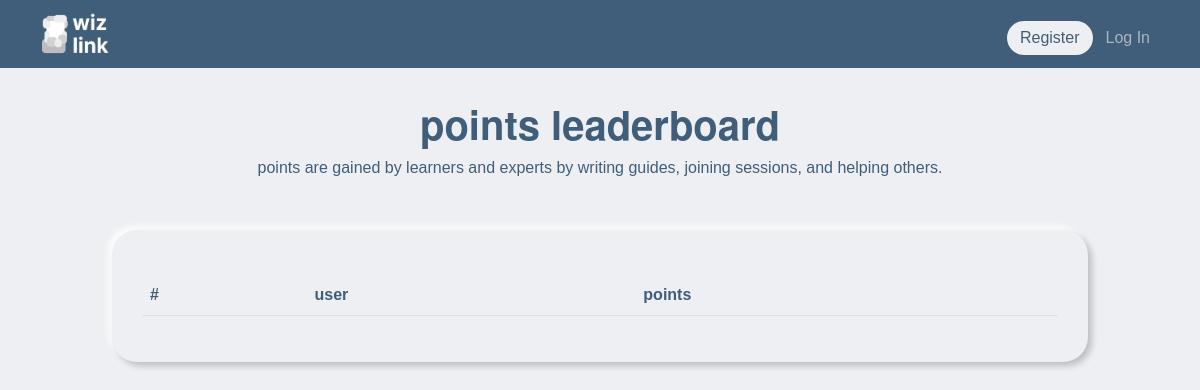
The page /leaderboard on the database as committed earlier.
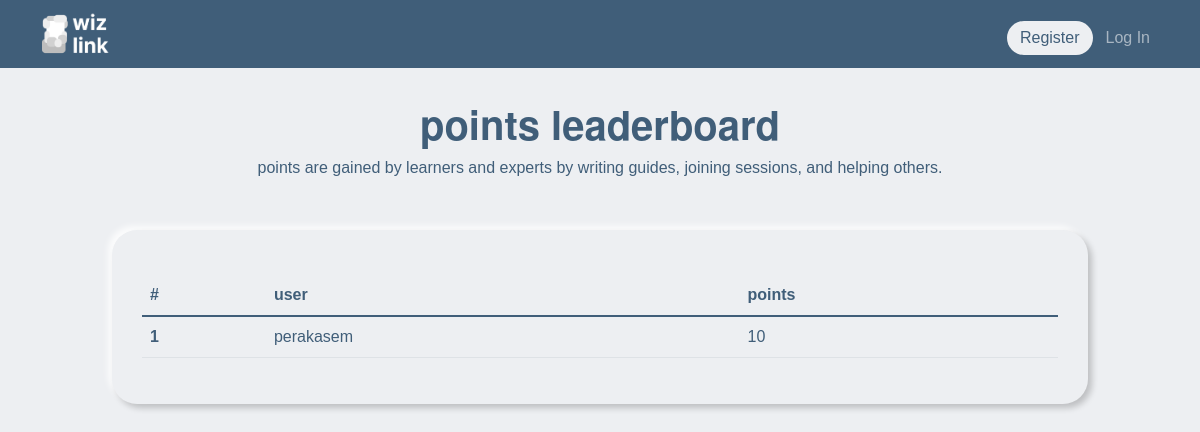
The same page on the database as committed later.
### tables this page shows
CREATE TABLE users (
    id INTEGER PRIMARY KEY,
    username TEXT NOT NULL,
    gender TEXT,
    email TEXT NOT NULL,
    hash TEXT NOT NULL,
    role TEXT NOT NULL,
    followers INTEGER DEFAULT 0,
    points INTEGER DEFAULT 0
, posts INTEGER, categories TEXT);

### app.py (the view)
@app.route("/leaderboard")
def leaderboard():
    rows = db.execute("SELECT * FROM users ORDER BY points DESC LIMIT 10")
    return render_template("leaderboard.html", rows=rows)

### app.py (called while the page is built)
@app.after_request
def after_request(response):
    response.headers["Cache-Control"] = "no-cache, no-store, must-revalidate"
    response.headers["Expires"] = 0
    response.headers["Pragma"] = "no-cache"
    return response

### templates/leaderboard.html (shortened to what this page needs)
{% extends "layout.html" %}
{% block main %}
<div class="header">
  <h1>
      <b>points leaderboard</b>
  </h1>
  <p>points are gained by learners and experts by writing guides, joining sessions, and helping others.</p>
</div>
<div class="container">
  <div class="box_s">
<table class="table" style="color: #405E79; margin-top: 15px;">
    <thead>
      <tr>
        <th scope="col">#</th>
        <th scope="col">user</th>
        <th scope="col">points</th>
      </tr>
    </thead>
    <tbody>
        {% for i in range(10) %}
            {% if i < rows|length %}
                <tr>
                    <th scope="row"> {{ i+1 }} </th>
                    <td> {{ rows[i]["username"] }} </td>
                    <td> {{ rows[i]["points"] }} </td>
                </tr>
            {% endif %}
        {% endfor %}
    </tbody>
  </table>
</div>
</div>
{% endblock %}

Rows that differ between the two databases and show on the page:
added users: username "perakasem", points "10"
Other text that changed with them:
new list line: "1"
